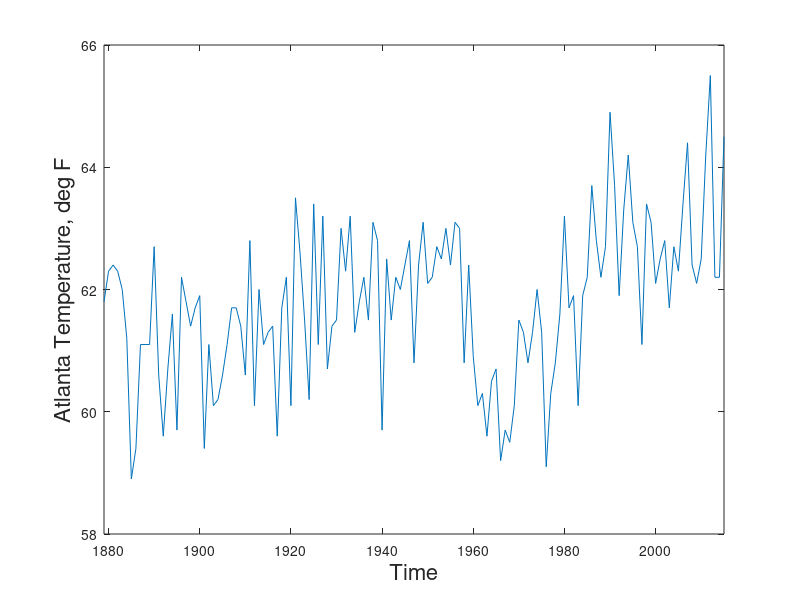
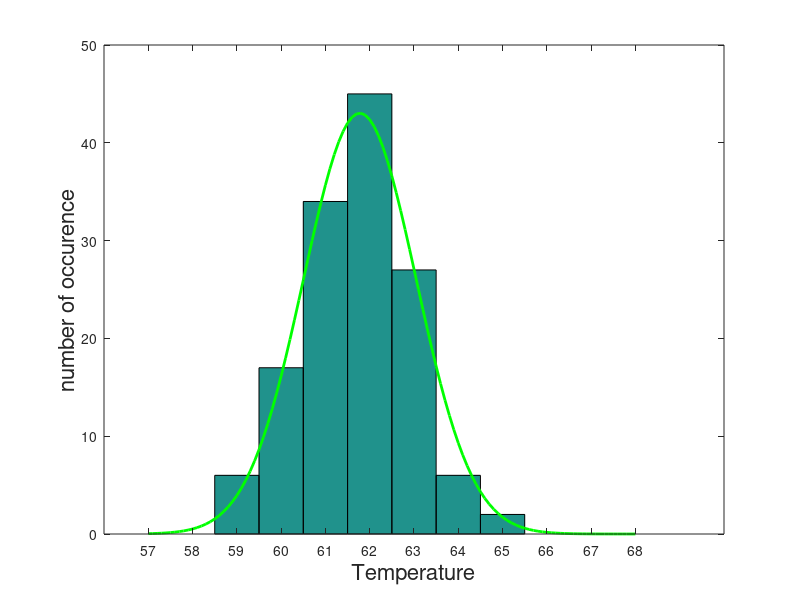
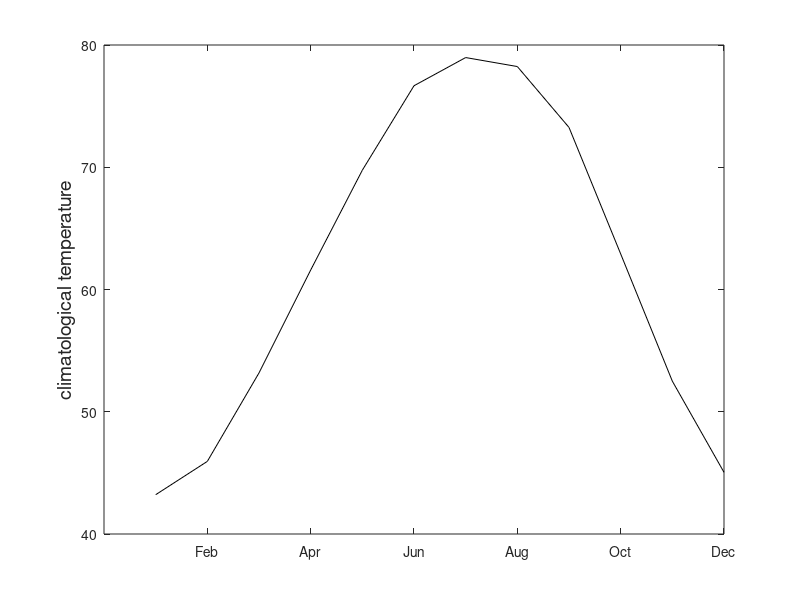
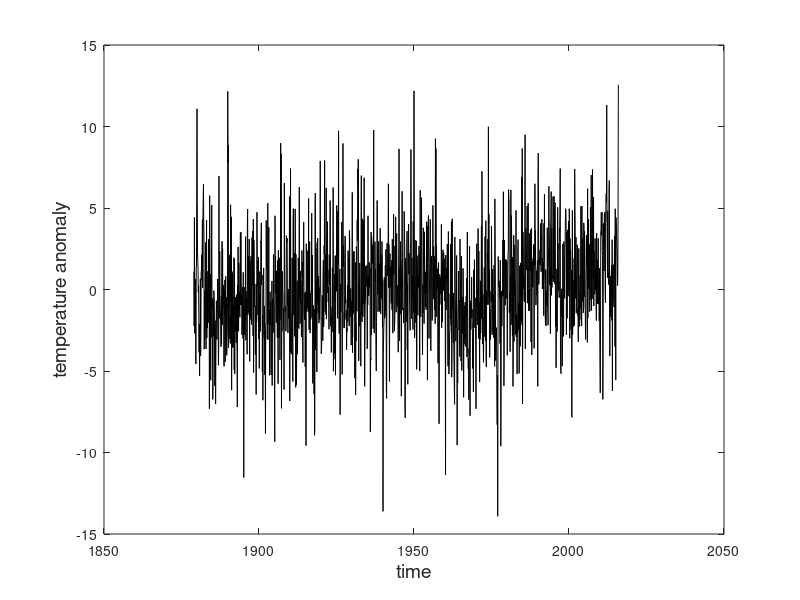

The MATLAB source for these figures, in order:
%% week1 exercise

% safety first
clear all;
close all;

% load AtlantaTemp data
load AtlantaTemp.mat

% set range to 2nd thru 138th entry
range = 2:138;

% make a time series plot
plot(Year(range),Annual(range));
xlabel('Time','fontsize',16);
ylabel('Atlanta Temperature, deg F','fontsize',16);
axis([1879 2015 58 66]);

% mean over 1879 to 2015
tempmn = mean(Annual(range));
disp(['average temperature over 1879 to 2015 is ',num2str(tempmn),' deg F.'])

% calculate median
tempmd = prctile(Annual(range),50);
disp(['median temperature over 1879 to 2015 is ',num2str(tempmd),' deg F.'])

% calculate IQR
tempIQR =  prctile(Annual(range),75) -  prctile(Annual(range),25);
disp(['IQR of temperature over 1879 to 2015 is ',num2str(tempIQR),' deg F.'])

% standard deviation
N = length(range);
tempvar =N/(N-1)*(mean(Annual(range).^2)-tempmn^2);
tempstd = sqrt(tempvar);
disp(['STDEV of temperature over 1879 to 2015 is ',num2str(tempstd),' deg F.'])

%% plot histogram
figure(2); % open 2nd figure window
hist(Annual(range),[57:68]);
xlabel('Temperature','fontsize',16);
ylabel('number of occurence','fontsize',16);

x =57:0.1:68;
y = N/(sqrt(2*pi)*tempstd)*exp(-0.5*((x-tempmn)/tempstd).^2);
hold on;
plot(x,y,'g-','linewidth',2);
hold off;

%% calculate climatology

% generate a matrix including all months
all = [Jan Feb Mar Apr May Jun Jul Aug Sep Oct Nov Dec];

% select 1989 to 2015
all0= all(range,:);

% calculate climatology
clim= mean(all0,1);

% plot monthly climatology
figure(3);
plot(1:12,clim,'k-');
ylabel('climatological temperature','fontsize',14);
set(gca,'xtick',2:2:12);
set(gca,'xticklabel',{'Feb' 'Apr' 'Jun' 'Aug' 'Oct' 'Dec'}); 

% calculate anomalies from the climatology
anom = all0 - repmat(clim,[N 1]);
% for loop method
%for n=1:N
%    anom(n,:) = all0(n,:) - clim;
%end

% convert 137x12 matrix into (137x12) x 1 vector
anom = anom';
anomv=anom(:);
time=1879:1/12:(2016-1/12);
%cnt=0;
%for n=1:N
%    for m=1:12
%       cnt=cnt+1;
%       anomv(cnt) = anom(n,m);
%       time(cnt)=1879+1/12*(cnt-1);
%    end
%end

% plot temperature anomaly
figure(4);
plot(time,anomv,'k-');
ylabel('temperature anomaly','fontsize',14);
xlabel('time','fontsize',14);
